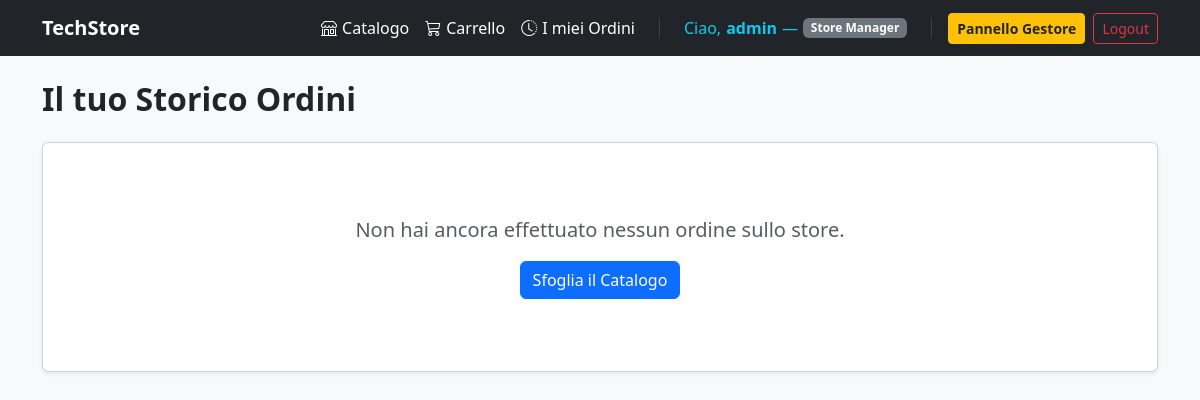
The app's page /ordini/ (signed in), older data.
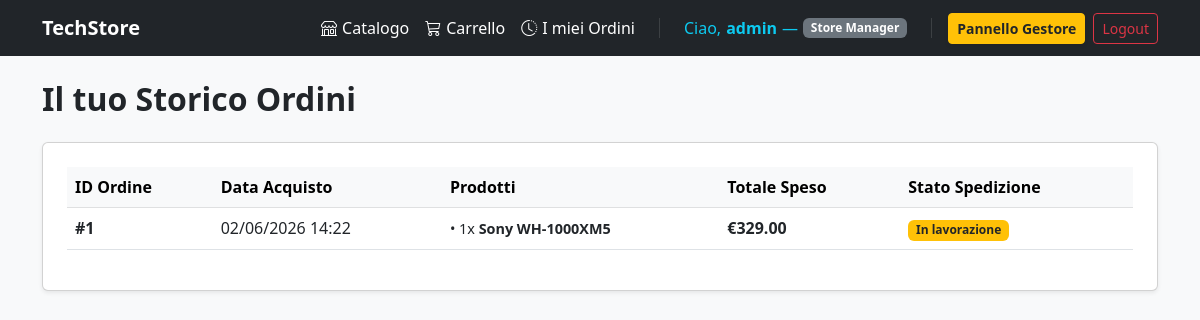
The same page, newer data.
### store/models.py (models this page shows, shortened)
class Order(models.Model):
    user = models.ForeignKey(settings.AUTH_USER_MODEL, on_delete=models.CASCADE, related_name='orders')
    created_at = models.DateTimeField(auto_now_add=True)
    is_completed = models.BooleanField(default=False)
    total_price = models.DecimalField(max_digits=10, decimal_places=2, default=0.00)

class OrderItem(models.Model):
    order = models.ForeignKey(Order, on_delete=models.CASCADE, related_name='items')
    product = models.ForeignKey(Product, on_delete=models.CASCADE)
    quantity = models.IntegerField(default=1)
    price = models.DecimalField(max_digits=10, decimal_places=2)

class Product(models.Model):
    category = models.ForeignKey(Category, on_delete=models.CASCADE, related_name='products')
    name = models.CharField(max_length=200)
    description = models.TextField()
    price = models.DecimalField(max_digits=10, decimal_places=2)
    stock = models.IntegerField(default=0)
    is_active = models.BooleanField(default=True)

### store/views.py (the view)
# urls.py: path('ordini/', userOrders, name='userOrders'),
@login_required
def userOrders(request):
    orders = Order.objects.filter(user=request.user).order_by('-created_at')
    return render(request, 'ordiniUtente.html', {'orders': orders})

### accounts/models.py (called while the page is built)
    def is_manager(self):
        return self.role == self.STORE_MANAGER

### templates/ordiniUtente.html (shortened to what this page needs)
{% extends 'base.html' %}
{% block content %}
<div class="row mt-4">
    <div class="col-12">
        <h2 class="fw-bold mb-4">Il tuo Storico Ordini</h2>
        <div class="card shadow-sm p-4">
            {% if orders %}
                <div class="table-responsive">
                    <table class="table table-hover align-middle">
                        <thead class="table-light">
                            <tr>
                                <th>ID Ordine</th>
                                <th>Data Acquisto</th>
                                <th>Prodotti</th>
                                <th>Totale Speso</th>
                                <th>Stato Spedizione</th>
                            </tr>
                        </thead>
                        <tbody>
                            {% for order in orders %}
                                <tr>
                                    <td class="fw-bold">#{{ order.id }}</td>
                                    <td>{{ order.created_at|date:"d/m/Y H:i" }}</td>
                                    <td>
                                        <ul class="list-unstyled mb-0" style="font-size: 0.9rem;">
                                            {% for item in order.items.all %}
                                                <li>• {{ item.quantity }}x <span class="fw-semibold">{{ item.product.name }}</span></li>
                                            {% endfor %}
                                        </ul>
                                    </td>
                                    <td class="fw-bold text-dark">€{{ order.total_price }}</td>
                                    <td>
                                        {% if order.is_completed %}
                                            <span class="badge bg-success">Spedito / Completato</span>
                                        {% else %}
                                            <span class="badge bg-warning text-dark">In lavorazione</span>
                                        {% endif %}
                                    </td>
                                </tr>
                            {% endfor %}
                        </tbody>
                    </table>
                </div>
            {% else %}
                <div class="text-center py-5">
                    <p class="text-muted fs-5 mb-3">Non hai ancora effettuato nessun ordine sullo store.</p>
                    <a href="{% url 'product_list' %}" class="btn btn-primary">Sfoglia il Catalogo</a>
                </div>
            {% endif %}
        </div>
    </div>
</div>
{% endblock %}

Row changes from the older to the newer data that the page shows:
added Order: id "1", created_at "02/06/2026 14:22", total_price "329.00", is_completed "In lavorazione"
added OrderItem: quantity "1", product.name "Sony WH-1000XM5"
Text that changed along with them:
text no longer shown: "Non hai ancora effettuato nessun ordine sullo store. Sfoglia il Catalogo"
text now shown: "ID Ordine Data Acquisto Prodotti Totale Speso Stato Spedizione"
